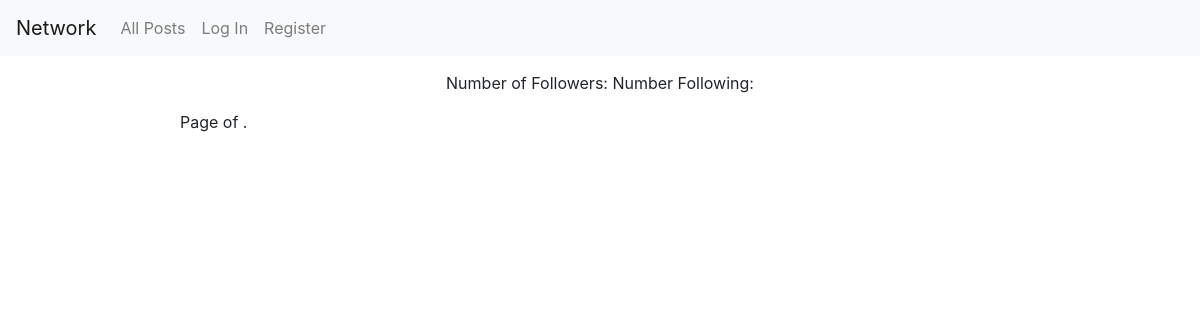
The page /users/2 on the database as committed earlier.
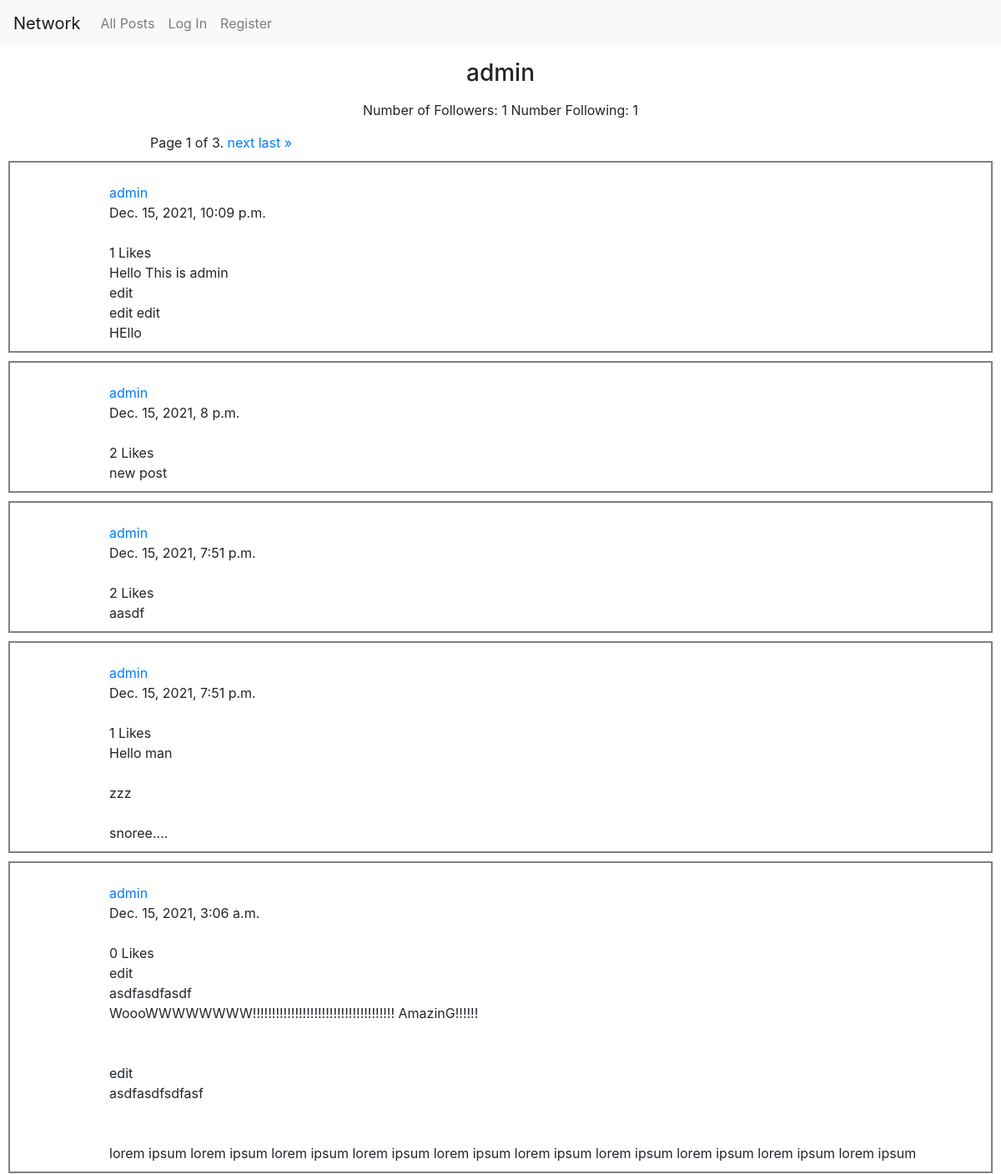
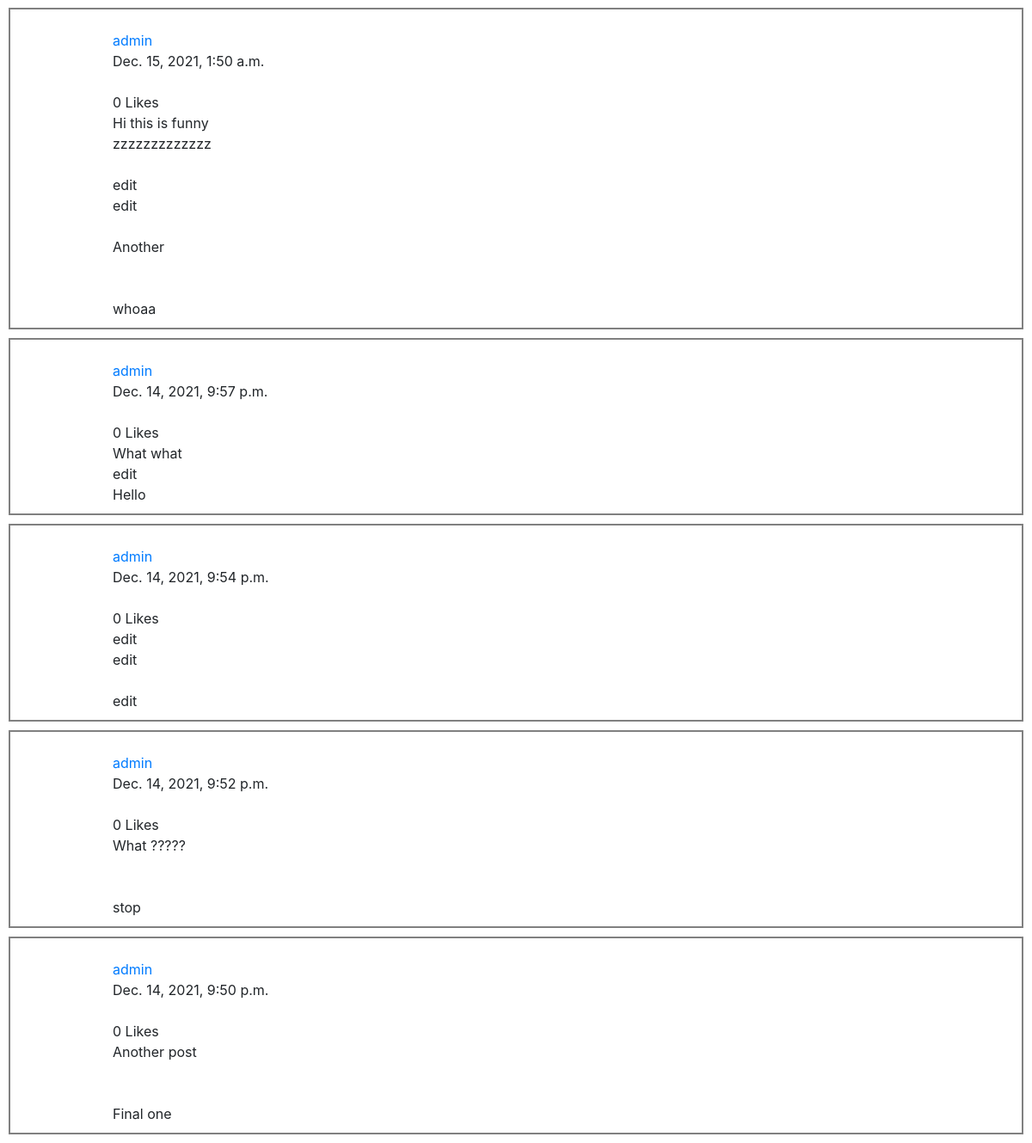
The same page on the database as committed later (2 pictures, top to bottom).
### network/models.py (models this page shows, shortened)
class User(AbstractUser):
    pass

class Post(models.Model):
    datetime_created = models.DateTimeField( auto_now_add=True)
    user = models.ForeignKey(User, on_delete=models.CASCADE, related_name = "posts")
    text = models.TextField()

### network/views.py (the view)
# urls.py: path('users/<int:user_id>', views.profile , name = 'profile'),
def profile(request, user_id):
    try:
        user = User.objects.get(pk = user_id)
    except User.DoesNotExist:
        return render (request, 'network/profile.html', { 'message': 'User Does Not Exist'})
    listPosts = Post.objects.filter(user = user)
    return render(request, 'network/profile.html', { 'profile_user': user,
        'page_obj' : getPageObject(listPosts, request)})

### network/views.py (called while the page is built)
def getPageObject (listPosts, request ):
    orderedPosts = listPosts.order_by('-datetime_created')
    paginator = Paginator(orderedPosts, POSTS_PER_PAGE)
    pageNumber = request.GET.get('page') or 1
    pageObj = paginator.get_page(pageNumber)
    return pageObj

### network/templates/network/profile.html (shortened to what this page needs)
{% extends "network/layout.html" %}
{% block body %}
<h3 class = "header" id = "profile" data-profile_id = {{profile_user.id}} data-user_id = {{user.id}} >
    {{profile_user.username}}
</h3>
<p class = "header" id = "follow-count">
    Number of Followers: <span id = "number-followers"> {{profile_user.followers.count}} </span>
    Number Following: <span id = "number-following">  {{profile_user.following.count}}   </span>
</p>
{% include "network/posts.html" %}
{% endblock %}

### network/templates/network/layout.html (shortened to what this page needs)
{% load static %}
<!DOCTYPE html>
<html lang="en">
    <head>
        <link rel="stylesheet" href="https://stackpath.bootstrapcdn.com/bootstrap/4.4.1/css/bootstrap.min.css">
        <link href="{% static 'network/styles.css' %}" rel="stylesheet">
    </head>
    <body>
        <nav class="navbar navbar-expand-lg navbar-light bg-light">
            <a class="navbar-brand" href="{% url 'index' %}">Network</a>
            <div>
              <ul class="navbar-nav mr-auto">
                <li class="nav-item">
                  <a class="nav-link" href="{% url 'index' %}">All Posts</a>
                </li>
                {% if user.is_authenticated %}
                    <li class="nav-item">
                        <a class="nav-link" href="{% url 'following' %}">Following</a>
                    </li>
                    <li class="nav-item">
                        <a class="nav-link" href="{% url 'logout' %}">Log Out</a>
                    </li>
                {% else %}
                    <li class="nav-item">
                        <a class="nav-link" href="{% url 'login' %}">Log In</a>
                    </li>
                    <li class="nav-item">
                        <a class="nav-link" href="{% url 'register' %}">Register</a>
                    </li>
                {% endif %}
              </ul>
            </div>
          </nav>
        <div class="body">
            {% block body %}
            {% endblock %}
        </div>
    </body>
</html>

### network/templates/network/posts.html (shortened to what this page needs)
    <div class="pagination">
        <span class="step-links">
            <span class="current">
                Page {{ page_obj.number }} of {{ page_obj.paginator.num_pages }}.
            </span>
            {% if page_obj.has_next %}
                <a href="?page={{ page_obj.next_page_number }}">next</a>
                <a href="?page={{ page_obj.paginator.num_pages }}">last &raquo;</a>
            {% endif %}
        </span>
    </div>
    <div id = "posts">
    {% for post in page_obj %}
        <div id = {{post.id}} class = "post">
            <div class = "post-header">
                <a href = "{% url 'profile' post.user.id %}" > {{post.user.username}} </a>
                {{ post.datetime_created }}
                <span class = "post-likes">{{post.likes.count}}</span> Likes
            </div>
            <span class = "post-text"> {{post.text}}     </span>
        </div>
    {% endfor %}
    </div>

### network/static/network/styles.css (style rules this page uses)
#posts { display: flex; flex-direction:column; justify-content:center; margin: 5px; }
#posts >div { margin: 5px; border:2px solid gray; padding-left: 10%; padding-bottom:10px; }
.post-text { white-space: pre-line; }
.post-header { white-space: pre-line; }
.pagination { text-align:center; margin-left: 15%; }
.header { text-align:center; margin: 15px; }

Rows that differ between the two databases and show on the page:
added User: username "admin", followers.count "1", following.count "1"
added Post: user.username "admin", datetime_created "Dec. 15, 2021, 10:09 p.m.", likes.count "1", text "Hello This is admin edit edit edit HEllo"
added Post: user.username "admin", datetime_created "Dec. 15, 2021, 8 p.m.", likes.count "2", text "new post"
added Post: user.username "admin", datetime_created "Dec. 15, 2021, 7:51 p.m.", likes.count "2", text "aasdf"
added Post: user.username "admin", datetime_created "Dec. 15, 2021, 7:51 p.m.", likes.count "1", text "Hello man zzz snoree...."
added Post: user.username "admin", datetime_created "Dec. 15, 2021, 3:06 a.m.", likes.count "0", text "edit asdfasdfasdf WoooWWWWWWWW!!!!!!!!!!!!!!!!!!!!!!!!!!!!!!!!!!!!! AmazinG!!!!!! edit asdfasdfsdfasf lorem ipsum lorem ipsum lorem ipsum lorem ipsum lorem ipsum lorem ipsum lorem ipsum lorem ipsum lorem ipsum lorem ipsum"
added Post: user.username "admin", datetime_created "Dec. 15, 2021, 1:50 a.m.", likes.count "0", text "Hi this is funny zzzzzzzzzzzzz edit edit Another whoaa"
added Post: user.username "admin", datetime_created "Dec. 14, 2021, 9:57 p.m.", likes.count "0", text "What what edit Hello"
added Post: user.username "admin", datetime_created "Dec. 14, 2021, 9:54 p.m.", likes.count "0", text "edit edit edit"
added Post: user.username "admin", datetime_created "Dec. 14, 2021, 9:52 p.m.", likes.count "0", text "What ????? stop"
added Post: user.username "admin", datetime_created "Dec. 14, 2021, 9:50 p.m.", likes.count "0", text "Another post Final one"
Other text that changed with them:
{{ page_obj.number }}: (not shown) → "1"
{{ page_obj.paginator.num_pages }}: (not shown) → "3"
text now shown: "next last »"
